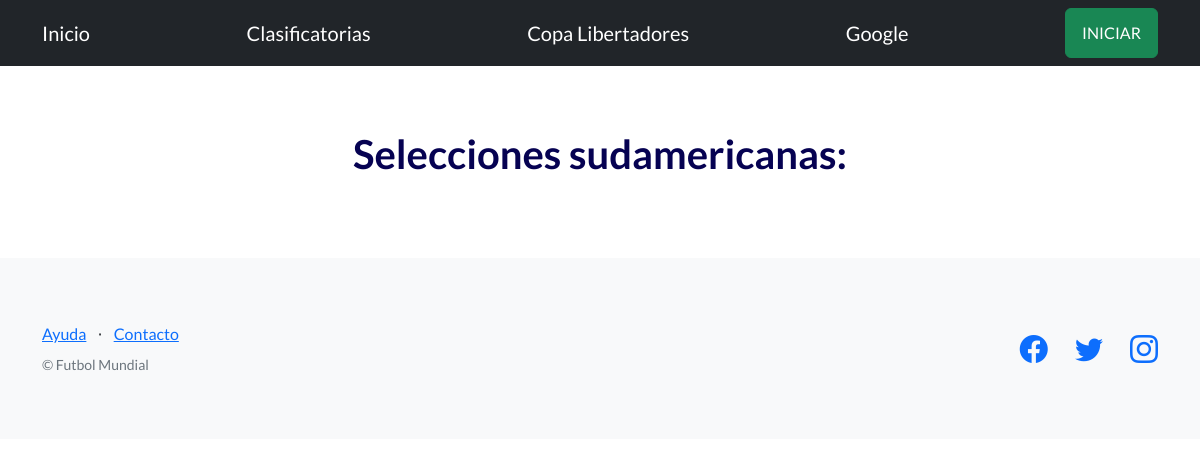
The app's page /futbol/selecciones/, older data.
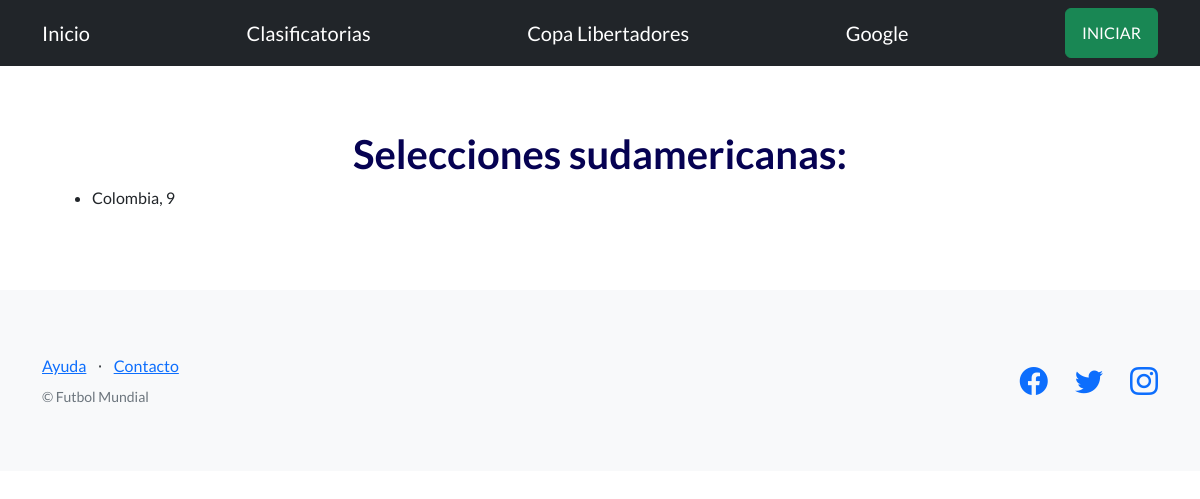
The same page, newer data.
### control/models.py (models this page shows, shortened)
class Clasificatorias(models.Model):
    seleccion=models.CharField(max_length=100)
    ganados=models.IntegerField()
    empatados=models.IntegerField()
    perdidos=models.IntegerField()
    puntos=models.IntegerField()

### control/views.py (the view)
# urls.py: path("selecciones/", selecciones, name="selecciones"),
def selecciones(request):
    contexto = {
        "equipos": Clasificatorias.objects.all(),
    }
    http_response = render(
        request=request,
        template_name='control/lista_selecciones.html',
        context=contexto,
    )
    return http_response

### control/templates/control/lista_selecciones.html (shortened to what this page needs)
{% extends "base.html" %}
{% block contenido %}
<h1 style="color: rgb(6, 2, 82);">
    <div style="text-align: center;">
     Selecciones sudamericanas:
    </div>
</h1>
<ul>
    {% for equipo in equipos %}
    <li>
        {{ equipo.seleccion }}, {{ equipo.puntos }}
    </li>
    {% endfor %}
</ul>
{% endblock contenido %}

Row changes from the older to the newer data that the page shows:
added Clasificatorias: seleccion "Colombia", puntos "9"
